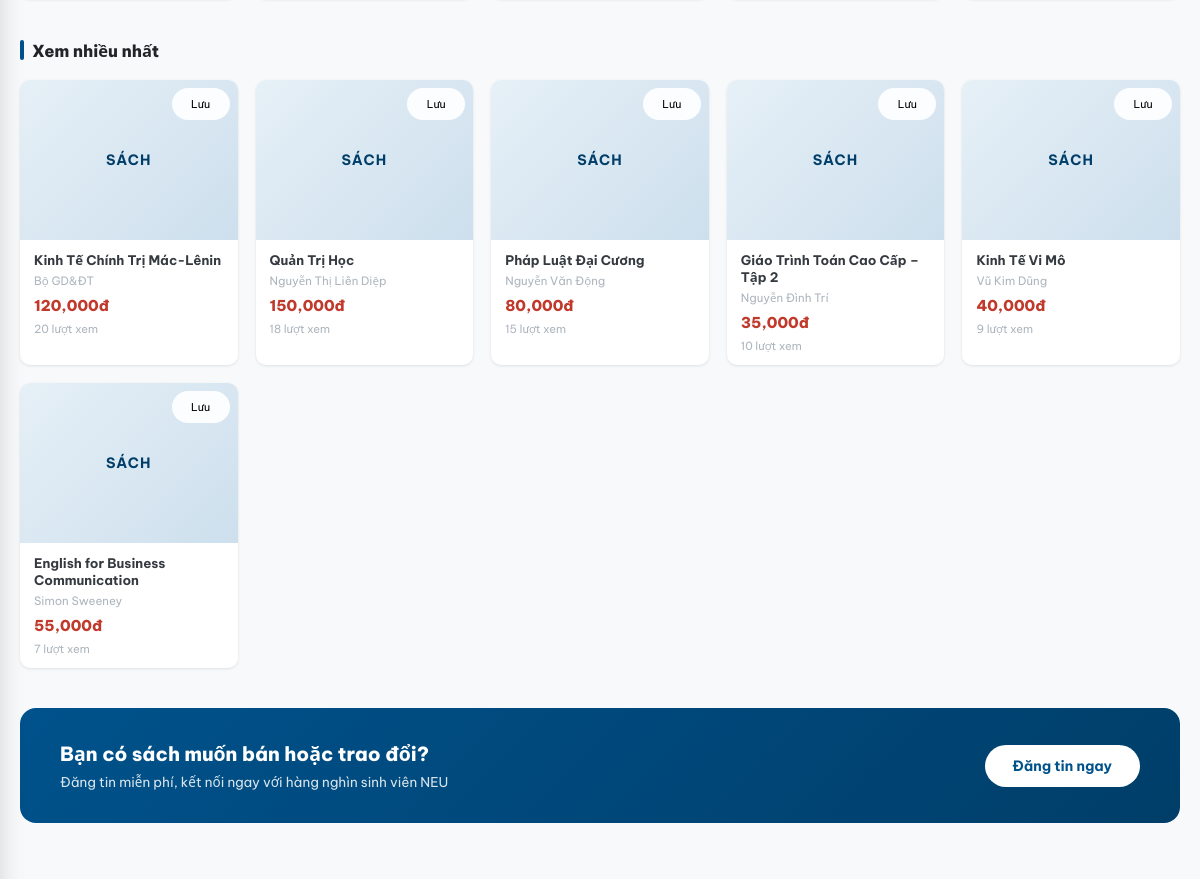
The app's page /home (signed in, middle part), older data.
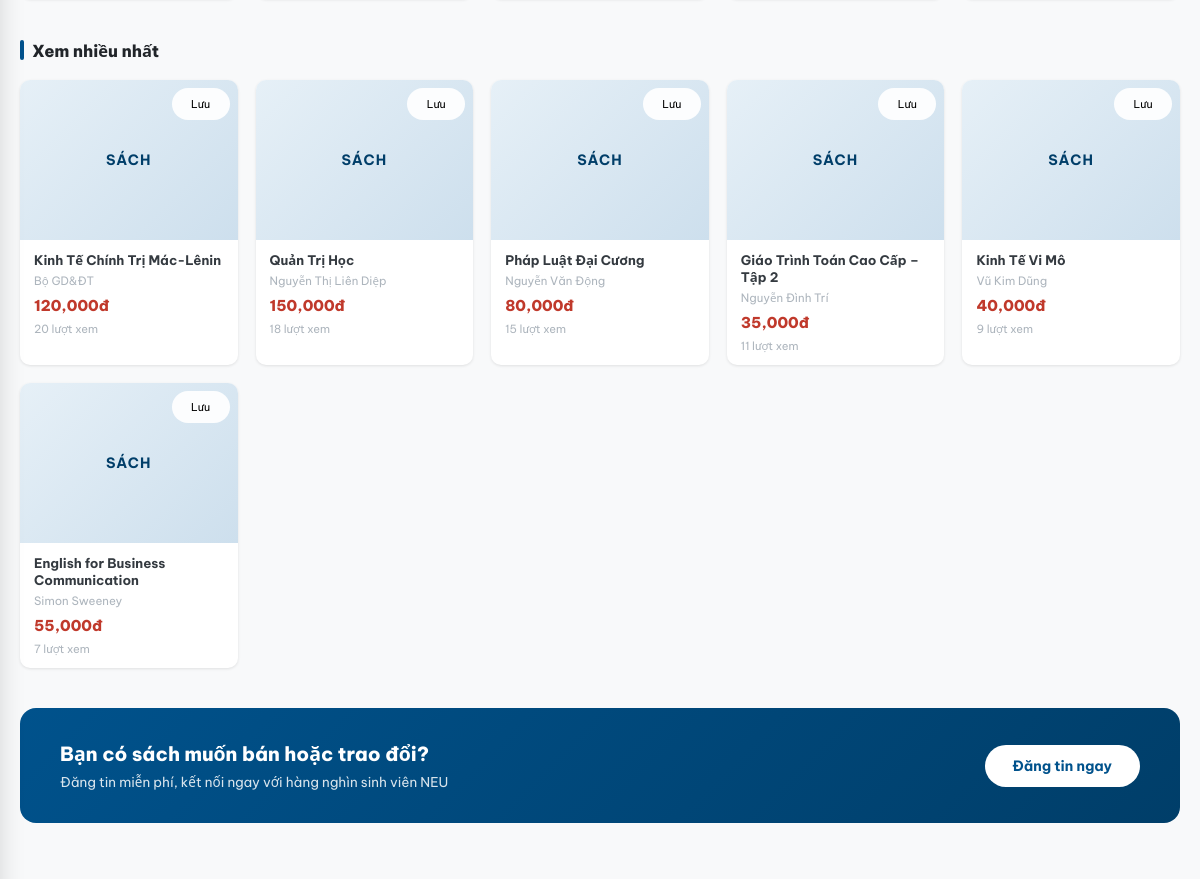
The same page, newer data.
### tables this page shows
CREATE TABLE "listings" (
            id              INTEGER PRIMARY KEY AUTOINCREMENT,
            book_id         INTEGER REFERENCES books(id) ON DELETE CASCADE,
            seller_id       INTEGER REFERENCES users(id) ON DELETE CASCADE,
            listing_type    TEXT NOT NULL CHECK(listing_type IN ('sell','exchange','free')),
            price           REAL DEFAULT 0,
            condition       TEXT NOT NULL
                            CHECK(condition IN ('new','like_new','good','fair','poor')),
            notes           TEXT,
            status          TEXT DEFAULT 'active'
                            CHECK(status IN ('pending','active','rejected','sold','reserved','closed')),
            exchange_for    TEXT,
            moderated_by    INTEGER REFERENCES users(id) ON DELETE SET NULL,
            moderated_at    TIMESTAMP,
            moderation_note TEXT,
            views           INTEGER DEFAULT 0,
            created_at      TIMESTAMP DEFAULT CURRENT_TIMESTAMP,
            updated_at      TIMESTAMP DEFAULT CURRENT_TIMESTAMP
        );

CREATE TABLE books (
    id           INTEGER PRIMARY KEY AUTOINCREMENT,
    title        TEXT    NOT NULL,
    author       TEXT,
    isbn         TEXT,
    publisher    TEXT,
    publish_year INTEGER,
    edition      TEXT,
    category_id  INTEGER REFERENCES categories(id) ON DELETE SET NULL,
    faculty      TEXT,
    course_year  INTEGER,
    subject_code TEXT,
    description  TEXT,
    cover_emoji  TEXT    DEFAULT '📖',
    created_at   TIMESTAMP DEFAULT CURRENT_TIMESTAMP
, cover_image TEXT);

### app.py (the view)
@app.route("/home")
@login_required
def home():
    conn = get_db_connection()
    recent = conn.execute("""
        SELECT l.*, b.title, b.author, b.cover_emoji, b.cover_image, b.subject_code,
               u.full_name seller_name, u.username seller_username, u.rating_avg,
               c.name cat_name
        FROM listings l
        JOIN books    b ON b.id = l.book_id
        JOIN users    u ON u.id = l.seller_id
        LEFT JOIN categories c ON c.id = b.category_id
        WHERE l.status='active'
        ORDER BY l.created_at DESC
        LIMIT 12
    """).fetchall()
    popular = conn.execute("""
        SELECT l.*, b.title, b.author, b.cover_emoji, b.cover_image,
               u.full_name seller_name, u.username seller_username
        FROM listings l
        JOIN books b ON b.id = l.book_id
        JOIN users u ON u.id = l.seller_id
        WHERE l.status='active'
        ORDER BY l.views DESC
        LIMIT 6
    """).fetchall()
    stats = conn.execute("""
        SELECT
          (SELECT COUNT(*) FROM listings WHERE status='active') total_listings,
          (SELECT COUNT(*) FROM users    WHERE role='student')  total_users,
          (SELECT COUNT(*) FROM books)                          total_books,
          (SELECT COUNT(*) FROM listings
           WHERE listing_type='free' AND status='active')       free_books
    """).fetchone()
    wl = conn.execute(
        "SELECT listing_id FROM wishlist WHERE user_id=?", (session["user_id"],)
    ).fetchall()
    wishlist_ids = {r["listing_id"] for r in wl}
    conn.close()
    return render_template(
        "home.html",
        recent=recent,
        popular=popular,
        stats=stats,
        wishlist_ids=wishlist_ids,
    )

### app.py (called while the page is built)
def login_required(f):
    @wraps(f)
    def decorated(*args, **kwargs):
        if "user_id" not in session:
            flash("Vui lòng đăng nhập để tiếp tục.", "warning")
            return redirect(url_for("login"))
        return f(*args, **kwargs)
    return decorated

def get_current_user():
    if "user_id" not in session:
        return None
    conn = get_db_connection()
    user = conn.execute("SELECT * FROM users WHERE id=?", (session["user_id"],)).fetchone()
    conn.close()
    return user

### database.py (called while the page is built)
def get_db_connection() -> sqlite3.Connection:
    conn = sqlite3.connect(DATABASE)
    conn.row_factory = sqlite3.Row
    conn.execute("PRAGMA foreign_keys = ON")
    return conn

### templates/home.html (shortened to what this page needs)
{% extends "base.html" %}
{% block content %}
<div class="container">
  {% if popular %}
    <div class="section-header">
      <div class="section-title">Xem nhiều nhất</div>
    </div>
    <div class="book-grid home-block">
      {% for l in popular %}
        <a href="{{ url_for('listing_detail', lid=l.id) }}" class="card book-card">
          <div class="book-card-cover">
            {% if l.cover_image %}
              <img src="{{ l.cover_image }}" alt="{{ l.title }}" class="book-cover-image">
            {% else %}
              <span class="book-card-cover-label">Sách</span>
            {% endif %}
            <button class="wishlist-btn {{ 'wishlisted' if l.id in wishlist_ids }}" data-lid="{{ l.id }}">
              {{ 'Đã lưu' if l.id in wishlist_ids else 'Lưu' }}
            </button>
          </div>
          <div class="book-card-body">
            <div class="book-card-title">{{ l.title }}</div>
            <div class="book-card-author">{{ l.author or '' }}</div>
            {% if l.listing_type == 'sell' %}
              <div class="book-card-price">{{ '{:,.0f}'.format(l.price) }}đ</div>
            {% elif l.listing_type == 'free' %}
              <div class="book-card-price book-card-free">Miễn phí</div>
            {% else %}
              <div class="book-card-price book-card-exchange">Trao đổi</div>
            {% endif %}
            <div class="book-card-foot">{{ l.views }} lượt xem</div>
          </div>
        </a>
      {% endfor %}
    </div>
  {% endif %}
  <div class="home-cta">
    <div class="home-cta-copy">
      <div class="home-cta-title">Bạn có sách muốn bán hoặc trao đổi?</div>
      <div class="home-cta-text">
        Đăng tin miễn phí, kết nối ngay với hàng nghìn sinh viên NEU
      </div>
    </div>
    <a href="{{ url_for('post_listing') }}" class="home-cta-action">Đăng tin ngay</a>
  </div>
</div>
{% endblock %}

Row changes from the older to the newer data that the page shows:
changed listings "Giáo Trình Toán Cao Cấp – Tập 2": views "10" → "11"
